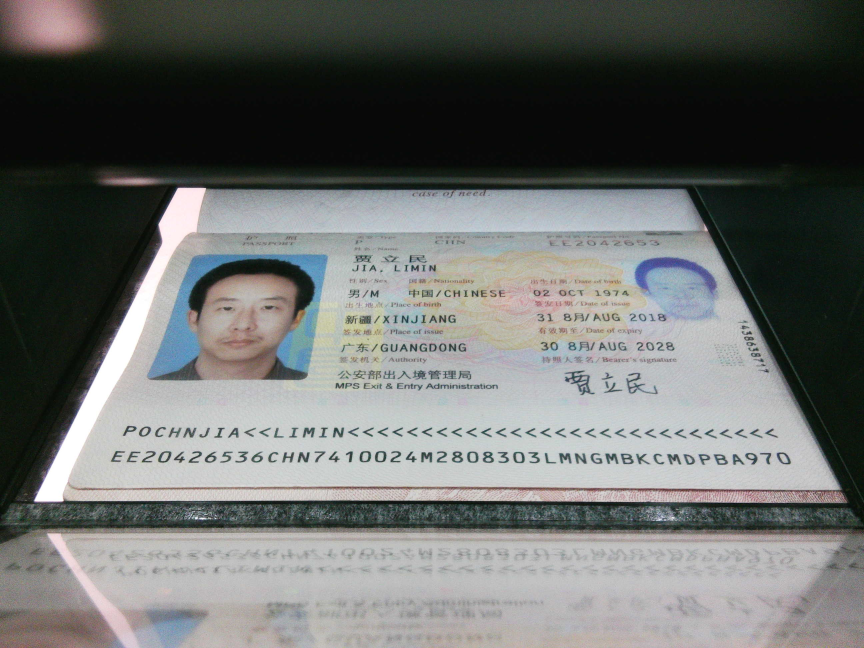
#> input picture Photo/3/IMG_1792133000_003.jpg, 2592 x 1944 px (shown at 1/3 size); its folder holds only this picture in this run
$ python eval.py
#> lines starting #> are read from the running program, lines starting #| are printed output that depends on the picture
### passport_photo_restore/src/restore.py
"""passport_photo_restore — 护照机拍照图：固定矫正结构先验 + 去倒影算法（独立自包含）。

仅依赖：OpenCV + NumPy。不依赖仓库 tests/ 或 6_mrz_ocr。

核心函数：
  load(rgb)           降采样到 max_side 工作图（默认 1250px 宽）
  detect_structure(g) 结构先验检测：
                       - solid 黑带（护照机固定取景的黑色横条，y~725-770）
                       - MRZ 两行（最后一条 solid 黑带上方的连续 text 段）
                       - 倒影行段（相对行墨量判定，仅 line2 下方）
  crop_pair(rgb, st)  从定位结果裁出严格 MRZ 双行（天然去除底部倒影）
  crop_pair_clean(work, st)
                       上面那条的加强版：擦掉 line1/line2 紧邻的反射行。
                       **这是识别真正吃的那条带**（OCR 输入）。
  rectify_pair(work, st)
                       两行分别单应矫正 -> 标准 44格x2行矩形。
                       展示/调研用，不是识别路径——见它的 docstring。
  restore(f)          端到端：load -> detect -> crop -> (可选)rectify
"""
from __future__ import annotations
from pathlib import Path

import cv2
import numpy as np

STD_W, STD_H = 1250, 875
GLYPH_W, GLYPH_H = 14, 48
TGT_W, TGT_H = 44 * GLYPH_W, 2 * GLYPH_H + 8


# [20 lines left out: function remove_guilloche, not called in this run]


def load(rgb, max_side=1250):
    """保持纵横比缩放到 max_side 内（宽优先）。返回 (work, scale)。"""
    h, w = rgb.shape[:2]
    scale = 1.0
    if max(h, w) > max_side:
        scale = max_side / max(h, w)
        nw, nh = max(1, int(w * scale)), max(1, int(h * scale))
        return cv2.resize(rgb, (nw, nh), interpolation=cv2.INTER_LINEAR), scale
    return rgb, scale


def _gray(rgb):
    return cv2.cvtColor(rgb, cv2.COLOR_RGB2GRAY)


def _run_groups(mask, min_len=5):
    """布尔数组 -> 连续 True 区间 [(start,end), ...]"""
    out, s = [], None
    n = len(mask)
    for i in range(n):
        if mask[i] and s is None:
            s = i
        elif not mask[i] and s is not None:
            if i - s >= min_len:
                out.append((s, i - 1))
            s = None
    if s is not None and n - s >= min_len:
        out.append((s, n - 1))
    return out


def _reflection_segments(row_ink, width, pair):
    """line2 下方镜片倒影行段（相对墨量判定）。

    实拍图中倒影经镜片模糊且随距离衰减，墨量远低于清晰 MRZ（photo3-6 实测
    约 100-130px，而 line2 墨量中位数约 560px）；旧固定阈值（row_ink>180）
    只能抓到紧邻过渡行。这里以 line2 自身墨量中位数的比例作阈值，随照片的
    实际对比度自适应。
    """
    if not pair:
        return []
    (_, _), (l2y0, l2y1) = pair
    l2_ink = row_ink[l2y0:l2y1 + 1].astype(np.float64)
    thr = max(0.12 * float(np.median(l2_ink)), 0.02 * width)
    mask = row_ink[l2y1 + 1:] > thr
    return [(l2y1 + 1 + s, l2y1 + 1 + e)
            for s, e in _run_groups(mask, min_len=1)]


def detect_structure(g, gap_thr=15):
    """固定矫正结构先验检测 + 反射识别.

    反射识别:
      - 仅 line2 下方: 用相对墨量阈值 (line2 墨量中位数比例) 检出倒影行段
      - line1 上方是护照页底部(照片/数据区), 属真实内容, 不视为反射
    """
    H, W = g.shape
    row_ink = (g < 180).sum(axis=1)
    gx = np.abs(np.diff(g.astype(np.int16), axis=1))
    gx = np.pad(gx, ((0, 0), (1, 0)))
    E = gx.sum(axis=1)
    solid = row_ink > 0.9 * W
    text = (row_ink > 0.2 * W) & (row_ink < 0.9 * W) & (E > 1800)
    solid_b = _run_groups(solid, min_len=5)
    text_b = _run_groups(text, min_len=4)

    cand = [b for b in solid_b
            if int(H * 0.3) <= b[0] <= int(H * 0.9) and b[1] - b[0] >= 10]
    pair = find_mrz_pair(g)
    mrz = (pair[0][0], pair[1][1]) if pair else None
    single = find_mrz_single(g) if not pair else None
    reflection = _reflection_segments(row_ink, W, pair)
    return {
        "solid": solid_b,
        "text": text_b,
        "mrz": mrz,
        "mrz_pair": pair,
        "mrz_single": single,
        "reflection": reflection,
        "row_ink": row_ink,
    }


def _mrz_pair_pass(g, thr, row_ink180, E):
    """单阈值 MRZ 双行定位 pass（solid 判定恒用 180 阈值）。

    text 行掩码与 line_shape 用 thr 二值化; 返回 (line1, line2) 或 None。
    """
    H, W = g.shape
    row_ink_s = (g < thr).sum(axis=1)
    solid = row_ink180 > 0.9 * W
    # 墨量上下限 0.16W/0.98W（原 0.2W/0.9W，后放宽 0.12W）：
    # 实拍护照 MRZ 行墨量常在 0.2W~0.9W 边缘抖动，旧窗口会把真实
    # MRZ 行首尾截断甚至整行并入“页面边框”候选，导致 pick() 从
    # 数据区文字里选错 pair（GUI 照片→MRZ 手动测试 2026-9-30-AD/AF/G
    # 均因此定位错、OCR unreadable）。
    # 但 0.12W 太低：护照页数据区的浅底纹/小字墨量（0.12W~0.16W）处处
    # 越过下界，把真实 line1 桥接进上方的大 text-run，line_groups 因
    # h>48 直接判 0，真实 line1 永远成不了候选；pick() 只能拿真实
    # line2（独立 run）配上其下方反射/黑带前缘，整个 pair 错位
    # （Photo/3-6 实测：真实 line1 在 work y613-633、line2 y650-672，
    #  旧逻辑返回 work ((652,671),(704,719)) → 原图把 line2 当 line1、
    #  全宽黑带当 line2，OCR 全错）。
    # 0.16W 恰好把数据区底纹（work 实测墨量 150-430）挡在 MRZ 行
    # （峰值 480+/540+）之下，真实双行各自独立成 run 且字符段数达标。
    text = (row_ink_s > 0.16 * W) & (row_ink_s < 0.98 * W) & (E > 1800)
    solid_b = _run_groups(solid, min_len=5)
    text_b = _run_groups(text, min_len=4)
    cand = [b for b in solid_b
            if int(H * 0.3) <= b[0] <= int(H * 0.9) and b[1] - b[0] >= 10]
    s_top = cand[-1][1] + 1 if cand else None

    def line_groups(t):
        """Return number of separated glyph columns; 0 for non-MRZ rows.

        A real MRZ row has ~44 glyphs -> >=40 short runs across the width.
        Page borders / dense underlines merge into one long run and score
        few groups; 反射/装饰行 also score few groups. 旧实现按 density/
        max_group 阈值拒边框, 但实拍 MRZ 行墨量接近 0.9W 时会被当成
        “页面边框”整行排除, 导致定位落入数据区文字。这里改为字符段
        数判据, 天然区分 44 字符 MRZ 行与普通文字/边框/反射行。
        """
        y0, y1 = t
        h = y1 - y0 + 1
        if not (5 <= h <= 48):
            return 0
        band = g[y0:y1 + 1] < thr
        col_ink = band.sum(axis=0)
        strong = col_ink >= 4
        groups = _run_groups(strong, min_len=1)
        # 一行的墨迹横跨过长(>0.45W 连续)是边框/下缘线, 不是 MRZ 字符行
        max_group = max((b - a + 1 for a, b in groups), default=0)
        if max_group > max(160, int(W * 0.45)):
            return 0
        return len(groups)

    def pick(runs):
        candidates = []
        for i, t1 in enumerate(runs[:-1]):
            g1 = line_groups(t1)
            if g1 < 40:
                continue
            h1 = t1[1] - t1[0] + 1
            t2 = runs[i + 1]
            h2 = t2[1] - t2[0] + 1
            gap = t2[0] - t1[1] - 1
            g2 = line_groups(t2)
            if g2 < 40:
                continue
            # 真实 MRZ 双行: 行高接近(0.4~1.6), 行距约为行高量级。
            # gap/h 比值区间排除两类假对: 倒影大间距(>2.0)与数据区
            # 紧贴小字(<0.25), 字符段数又排除普通文本/边框行。
            ratio = gap / max(1, min(h1, h2))
            if (0.4 <= h2 / h1 <= 1.6) and (0.25 <= ratio <= 2.0):
                rank = (-min(h1, h2), -(g1 + g2), abs(h1 - h2) + gap, gap)
                candidates.append((rank, t1, t2))
        if not candidates:
            return None
        _, t1, t2 = min(candidates, key=lambda item: item[0])
        return t1, t2

    if s_top is not None:
        # 黑带上方: 枚举相邻 text 段，排除护照底边/边框伪文字。
        above = [t for t in text_b if t[1] < s_top - 1]
        if len(above) >= 2:
            res = pick(above)
            if res:
                return res
        # 回退: 旧逻辑 (黑带下方, 仅用于无真实 MRZ 的布局)
        below = [t for t in text_b if t[0] > s_top]
        if below:
            res = pick(below)
            if res:
                return res
    # 无取景黑带(整页满幅照)或黑带锚定均失败: 全量 text 段搜索。
    if len(text_b) >= 2:
        res = pick(text_b)
        if res:
            return res
    return None


def find_mrz_pair(g):
    """真实 MRZ 双行定位：优先从最后一条取景黑带上方找相邻 text-run pair。

    布局: [0, l1y0) = 黑色空白 + 完整梯形护照(照片/数据区),
    [l1y0, l2y1] = 真实 MRZ 两行, 取景黑带 + 镜片倒影在其下方.
    旧实现从黑带下方找, 会把 line1 的镜像倒影当成 line2. 因此优先在黑带
    上方找行高近似、间距合理的相邻 text-run pair; 找不到再回退旧逻辑.
    整页满幅照(无取景黑带)没有黑带可锚定, 直接在全部 text 段中按同样
    形状规则搜索 (rank 偏好最大字号, MRZ 行通常是全图字号最大的文本行).
    证件带全息/波浪浅色底纹时, 180 阈值会把底纹与 MRZ 桥接成过高/过密的
    文本段; 此时按 170/160/150 若依次收紧阈值重试, 并取 line1 位置最低
    (y0 最大) 的配对 —— MRZ 恒在证件底部, 可排除高阈值下页面顶部的伪配对.
    返回 (line1, line2) 两个 (y0, y1)；找不到返回 None。
    """
    row_ink = (g < 180).sum(axis=1)
    gx = np.abs(np.diff(g.astype(np.int16), axis=1))
    gx = np.pad(gx, ((0, 0), (1, 0)))
    E = gx.sum(axis=1)
    # 无条件收集 180/170/160/150 四个阈值的全部候选，取 line1 y0 最大
    # （页面最底部）的 pair。早期"单一 180 阈值优先、命中即短路"会把
    # 页面中上部的伪 pair（如 0f9780b8 的页面正文 h16/h7 两行、gap 7px）
    # 直接短路返回，真实 MRZ 被桥接进超长 text-run 永远成不了候选；
    # 全量 115 张实测：多阈值取底部 PASS 105 vs 180 短路 102。
    cands = []
    for thr in (180, 170, 160, 150):
        res = _mrz_pair_pass(g, thr, row_ink, E)
        if res:
            cands.append(res)
    if not cands:
        return None
    return max(cands, key=lambda pair: pair[0][0])


# [50 lines left out: function find_mrz_single, not called in this run]


def _mrzh_quad(g, y0, y1, min_ink_rows=2):
    """MRZ 行四端点，优先使用护照页面边界而不是黑色画面边缘.

    MRZ 所在的页面是亮色梯形，照片区域外的固定取景框则是黑色。
    直接对“墨点列投影”取首尾会把黑色取景框当成 MRZ 左右边界，
    造成矫正后字符被压缩并倾斜。这里对行附近的亮度做横向闭运算，
    得到每个 y 的页面亮区边界，再用上下边界组成四边形。
    """
    H, W = g.shape

    def page_span(y):
        lo = max(0, y - 4)
        hi = min(H, y + 5)
        col = np.median(g[lo:hi], axis=0)
        threshold = max(70.0, float(np.percentile(col, 20)))
        mask = (col > threshold).astype(np.uint8)
        kernel = np.ones(31, np.uint8)
        mask = cv2.morphologyEx(mask[None, :], cv2.MORPH_CLOSE, kernel)[0]
        runs = _run_groups(mask.astype(bool), min_len=max(20, W // 50))
        if not runs:
            return None
        center = W // 2
        return max(runs, key=lambda r: (
            r[0] <= center <= r[1],
            r[1] - r[0] + 1,
        ))

    top = page_span(y0)
    bottom = page_span(y1)
    if top and bottom:
        xl0, xr0 = top
        xl1, xr1 = bottom
        if min(xr0 - xl0, xr1 - xl1) >= max(80, W // 4):
            return np.array(
                [[xl0, y0], [xr0, y0], [xr1, y1], [xl1, y1]],
                np.float32,
            )

    # 兼容亮度不足或反色输入：保留原来的墨点投影作为退化路径。
    band = (g[y0:y1 + 1] < 180).astype(np.uint8)
    col = band.sum(axis=0)
    xs = np.where(col >= min_ink_rows)[0]
    if len(xs) == 0:
        return None
    xl = max(0, int(xs[0]) - 2)
    xr = min(W - 1, int(xs[-1]) + 2)
    return np.array([[xl, y0], [xr, y0], [xr, y1], [xl, y1]], np.float32)


# [148 lines left out: functions _line2_bottom_tail, drop_reflection, clean_band_reflection, crop_mrz, not called in this run]


def crop_pair(work_rgb, st, pad=0.06):
    """严格双行 crop: 基于 mrz_pair (line1, line2) 框出最小矩形，不拉伸。

    与 crop_mrz 的区别: crop_mrz 用旧 mrz 字段(含倒影), 本函数用 mrz_pair(剔除倒影)。
    返回 numpy RGB crop; 无 pair 返回 None。
    """
    pair = st.get("mrz_pair")
    if not pair:
        return None
    (l1y0, _), (l2y0, l2y1) = pair
    y0, y1 = l1y0, l2y1
    pad_px = max(3, int((y1 - y0) * pad))
    cy0 = max(0, y0 - pad_px)
    cy1 = min(work_rgb.shape[0] - 1, y1 + pad_px)
    return work_rgb[cy0:cy1 + 1]


# [24 lines left out: function crop_pair_clean, not called in this run]


def rectify_pair(work_rgb, st, tgt_w=TGT_W, tgt_h=TGT_H):
    """严格双行单应矫正：line1/line2 各自四点 -> 矩形上下两半，分别 warp 后拼接。

    反射倒影下方的连续 text 段不再被纳入 MRZ 带。每行字符严格匹配训练分布
    (GLYPH_W x GLYPH_H)。返回 (rgb, info) 或 (None, None)。

    注意：这不是生产识别路径
    ------------------------
    识别走的是 6_mrz_ocr 的 native 流水线，它自己做 deskew（墨点旋转投影）
    + 44 格 pitch-grid + 逐格面积重采样，比这里的单应更准。这个函数保留下来
    是因为它对「页面的四个角在哪」这件事给了一个人眼可看的答案，在调研
    (10_ocr_research/probe_backends.py) 和回归测试里仍被用到。

    但它**不应**被当作识别前的预处理：
      * 它对「MRZ 在哪」的估计靠 _mrzh_quad 的页面亮区估计，在整体偏亮的
        照片上会把整幅图当成页面，矫正后整张照片被压成 44 格 x 2 行；
      * 实测：把矫正图喂给同一个 mrz_ocr_cnn_tool，assets/pic 上 ICAO
        通过 2/72，而自然 crop（crop_pair_clean）是 3/72。
    要给识别用的图，用 crop_pair_clean()。
    """
    pair = st.get("mrz_pair")
    if not pair:
        return None, None
    g = _gray(work_rgb)
    (l1y0, l1y1), (l2y0, l2y1) = pair
    q1 = _mrzh_quad(g, l1y0, l1y1)
    q2 = _mrzh_quad(g, l2y0, l2y1)
    if q1 is None or q2 is None:
        return None, None
    # 目标两半
    dst1 = np.array([[0, 0], [tgt_w - 1, 0],
                     [tgt_w - 1, GLYPH_H - 1], [0, GLYPH_H - 1]], np.float32)
    dst2 = np.array([[0, 0], [tgt_w - 1, 0],
                     [tgt_w - 1, GLYPH_H - 1], [0, GLYPH_H - 1]], np.float32)
    M1 = cv2.getPerspectiveTransform(q1, dst1)
    M2 = cv2.getPerspectiveTransform(q2, dst2)
    line1 = cv2.warpPerspective(work_rgb, M1, (tgt_w, GLYPH_H),
                                flags=cv2.INTER_LANCZOS4)
    line2 = cv2.warpPerspective(work_rgb, M2, (tgt_w, GLYPH_H),
                                flags=cv2.INTER_LANCZOS4)
    # 紧贴输出 (与 CNN 工具期望 band 连续两行的分布对齐)
    rgb = np.full((tgt_h, tgt_w, 3), 255, dtype=np.uint8)
    rgb[0:GLYPH_H] = line1
    rgb[GLYPH_H:GLYPH_H * 2] = line2
    info = {
        "line1_y_in_dst": (0, GLYPH_H - 1),
        "line2_y_in_dst": (GLYPH_H, GLYPH_H * 2 - 1),
        "separator_y_in_dst": (GLYPH_H * 2, tgt_h - 1),
        "src_quad_l1": q1.tolist(),
        "src_quad_l2": q2.tolist(),
    }
    return rgb, info


# [18 lines left out: function rectify, not called in this run]


def restore(img_path, max_side=1250, do_rectify=True):
    """端到端：读图 -> 降采样 -> 结构检测 -> crop/矫正。

    返回 dict：{ok, mrz, crop, rect, solid, ms}；crop/rect 为 numpy 图。
    """
    import time
    rgb = cv2.cvtColor(cv2.imread(str(img_path)), cv2.COLOR_BGR2RGB)
    t0 = time.perf_counter()
    work, scale = load(rgb, max_side=max_side)
    g = _gray(work)
    st = detect_structure(g)
    ms = (time.perf_counter() - t0) * 1000
    crop = crop_pair(work, st) if st.get("mrz_pair") else None
    rect = rectify_pair(work, st)[0] if (do_rectify and st.get("mrz_pair")) else None
    return {
        "ok": st.get("mrz") is not None,
        "mrz": st.get("mrz"),
        "mrz_pair": st.get("mrz_pair"),
        "solid": st.get("solid"),
        "crop": crop,
        "rect": rect,
        "scale": scale,
        "ms": ms,
    }

### passport_photo_restore/src/eval.py
#!/usr/bin/env python3
"""passport_photo_restore/eval — 对 Photo/ 图集跑固定矫正+去倒影，输出结构定位评估。

用法：
  python3 src/eval.py <Photo_dir> [<out_md>]

输出 markdown：每图 MRZ 双行 / 去影后高度 / solid 黑带 / 定位耗时。
"""
from __future__ import annotations
import sys
import time
from pathlib import Path

import cv2

from restore import load, _gray, detect_structure, restore  # noqa: E402

HERE = Path(__file__).resolve().parent


def main():
    photo_dir = Path(sys.argv[1]) if len(sys.argv) > 1 else         Path(__file__).resolve().parents[2] / "Photo"
    out_md = Path(sys.argv[2]) if len(sys.argv) > 2 else         HERE / "EVAL.md"
    files = sorted(photo_dir.glob("*/*.jpg")) + sorted(photo_dir.glob("*.jpg"))
    total = len(files)
    ok_mrz = 0
    ok_solid = 0
    rows = []
    t_all = time.perf_counter()
    for f in files:
        r = restore(f)
#> in restore, `work, scale = load(rgb, max_side=max_side)`: scale = 0.482
#> in _gray, `return cv2.cvtColor(rgb, cv2.COLOR_RGB2GRAY)`:
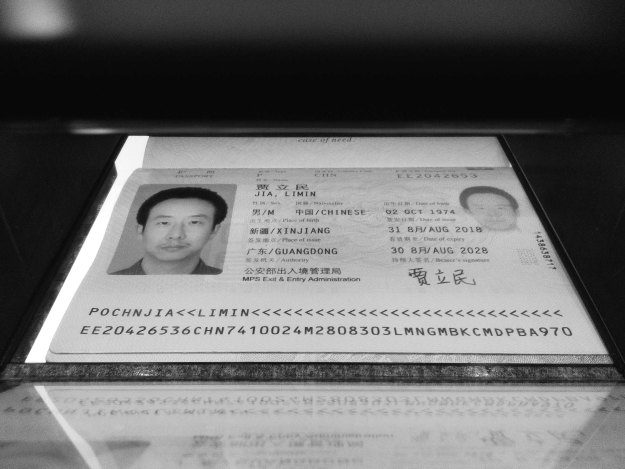
#> returned value: shape (937, 1250) (shown at 1/2 size); min 4, max 255, mean 109.2
#> in detect_structure, `row_ink = (g < 180).sum(axis=1)`: row_ink = 937 values, max 1250 at index 0, min 105 at index 698, mean 858.6
#> in detect_structure, `gx = np.abs(np.diff(g.astype(np.int16), axis=1))`:
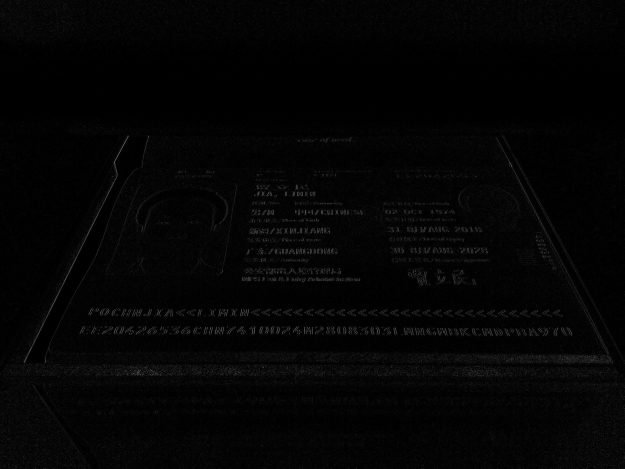
#> gx: shape (937, 1249) int16 (shown at 1/2 size); min 0, max 161, mean 4.2
#> in detect_structure, `E = gx.sum(axis=1)`: E = 937 values, max 21551 at index 662, min 0 at index 175, mean 5208.6
#> in _run_groups, `n = len(mask)`: n = 937
#> after the loop in _run_groups, `for i in range(n):`: out = [(0, 299), (337, 365), (725, 770)]
#> in detect_structure, `text_b = _run_groups(text, min_len=4)`: text_b = [(300, 336), (366, 573), (618, 632), (653, 670), (703, 724), (771, 778), (781, 784), (793, 810), (817, 831), (854, 936)]
#> in detect_structure, `cand = [b for b in solid_b if int(H * 0.3) <= b[0] <= int(H * 0.9) and..`: cand = [(337, 365), (725, 770)]
#> the loop in find_mrz_pair, `for thr in (180, 170, 160, 150):` made 4 passes
#> above in _mrz_pair_pass on passes 1 to 2: [(272, 613), (616, 633), (652, 671), (703, 725)], [(41, 44), (272, 606), (617, 632), (652, 670), (704, 725)]
#> after the loop in find_mrz_pair, `for thr in (180, 170, 160, 150):`: cands = [((616, 633), (652, 671)), ((617, 632), (652, 670)), ((617, 632), (653, 670)), ((617, 632), (653, 670))]
#> in detect_structure, `pair = find_mrz_pair(g)`: pair = ((617, 632), (652, 670))
#> in detect_structure, `mrz = (pair[0][0], pair[1][1]) if pair else None`: mrz = (617, 670)
#> in _reflection_segments, `(_, _), (l2y0, l2y1) = pair`: l2y0 = 652; l2y1 = 670
#> in _reflection_segments, `l2_ink = row_ink[l2y0:l2y1 + 1].astype(np.float64)`: l2_ink = 19 values, max 613 at index 15, min 222 at index 0, mean 507.2
#> in _reflection_segments, `thr = max(0.12 * float(np.median(l2_ink)), 0.02 * width)`: thr = 67.8
#> in detect_structure, `reflection = _reflection_segments(row_ink, W, pair)`: reflection = [(671, 936)]
#> in restore, `st = detect_structure(g)`: st = 7 items
#> in crop_pair, `pair = st.get("mrz_pair")`: pair = ((617, 632), (652, 670))
#> in crop_pair, `(l1y0, _), (l2y0, l2y1) = pair`: l1y0 = 617; l2y0 = 652; l2y1 = 670
#> in crop_pair, `y0, y1 = l1y0, l2y1`: y0 = 617; y1 = 670
#> in crop_pair, `pad_px = max(3, int((y1 - y0) * pad))`: pad_px = 3
#> in crop_pair, `cy0 = max(0, y0 - pad_px)`: cy0 = 614
#> in crop_pair, `cy1 = min(work_rgb.shape[0] - 1, y1 + pad_px)`: cy1 = 673
#> in crop_pair, `return work_rgb[cy0:cy1 + 1]`:
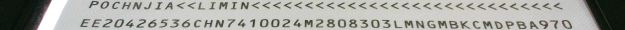
#> returned value: shape (60, 1250, 3) (shown at 1/2 size); mean of channels 0, 1, 2 162.6, 168.1, 167.1; drawn as B, G, R
#> in rectify_pair, `pair = st.get("mrz_pair")`: pair = ((617, 632), (652, 670))
#> in rectify_pair, `(l1y0, l1y1), (l2y0, l2y1) = pair`: l1y0 = 617; l1y1 = 632; l2y0 = 652; l2y1 = 670
#> in page_span, `lo = max(0, y - 4)`: lo = 613
#> in page_span, `hi = min(H, y + 5)`: hi = 622
#> in page_span, `col = np.median(g[lo:hi], axis=0)`: col = 1250 values, max 255 at index 104, min 13 at index 51, mean 175.2
#> in page_span, `threshold = max(70.0, float(np.percentile(col, 20)))`: threshold = 193
#> in page_span, `mask = (col > threshold).astype(np.uint8)`: mask = 1250 values, max 1 at index 103, min 0 at index 0, mean 0.79
#> in page_span, `runs = _run_groups(mask.astype(bool), min_len=max(20, W // 50))`: runs = [(103, 181), (239, 280), (282, 467), (471, 559), (561, 686), (688, 1072), (1074, 1108)]
#> in _mrzh_quad, `top = page_span(y0)`: top = (561, 686)
#> in _mrzh_quad, `bottom = page_span(y1)`: bottom = (496, 881)
#> in _mrzh_quad, `xl0, xr0 = top`: xl0 = 561; xr0 = 686
#> in _mrzh_quad, `xl1, xr1 = bottom`: xl1 = 496; xr1 = 881
#> in _mrzh_quad, `col = band.sum(axis=0)`: col = 1250 values, max 16 at index 0, min 0 at index 102, mean 6.07
#> in _mrzh_quad, `xs = np.where(col >= min_ink_rows)[0]`: xs = 938 values from 0 to 1249
#> in _mrzh_quad, `xl = max(0, int(xs[0]) - 2)`: xl = 0
#> in _mrzh_quad, `xr = min(W - 1, int(xs[-1]) + 2)`: xr = 1249
#> in rectify_pair, `q1 = _mrzh_quad(g, l1y0, l1y1)`: q1 = [[0, 617], [1249, 617], [1249, 632], [0, 632]]
#> in rectify_pair, `q2 = _mrzh_quad(g, l2y0, l2y1)`: q2 = [[0, 652], [1249, 652], [1249, 670], [0, 670]]
#> in rectify_pair, `M1 = cv2.getPerspectiveTransform(q1, dst1)`: M1 = [[0.492, 0, 0], [0, 3.13, -1933.3], [1.82e-18, -1.23e-17, 1]]
#> in rectify_pair, `M2 = cv2.getPerspectiveTransform(q2, dst2)`: M2 = [[0.492, 0, 0], [0, 2.61, -1702.4], [3.51e-18, -1.03e-17, 1]]
#> in rectify_pair, `line1 = cv2.warpPerspective(work_rgb, M1, (tgt_w, GLYPH_H), flags=cv2...`:
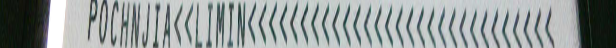
#> line1: shape (48, 616, 3); mean R, G, B 150.6, 157.2, 156.4
#> in rectify_pair, `line2 = cv2.warpPerspective(work_rgb, M2, (tgt_w, GLYPH_H), flags=cv2...`:
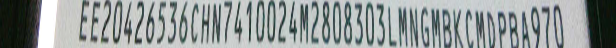
#> line2: shape (48, 616, 3); mean R, G, B 149.6, 155.9, 155.2
#> (the rest of the program and of its run is left out)
